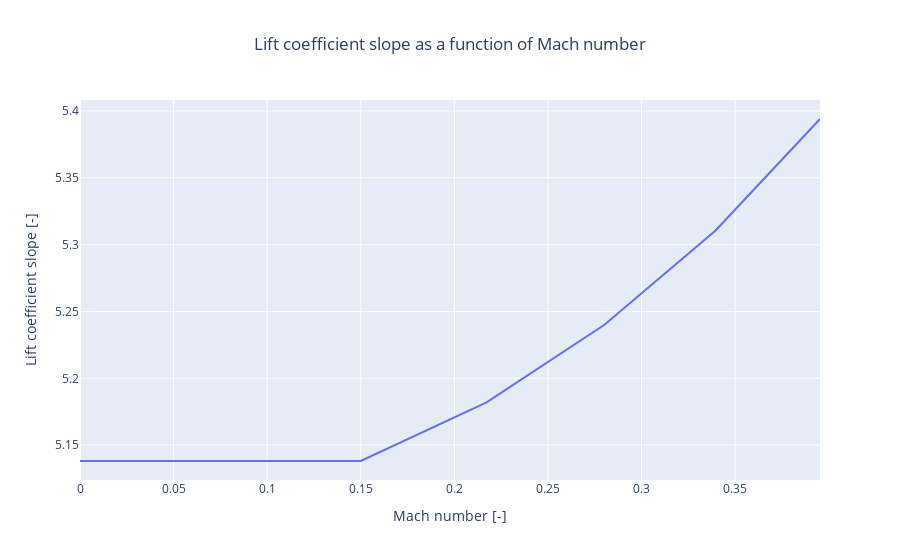

Notebook code for this chart:
### Code cell
mach_vector = list(variables["data:aerodynamics:aircraft:mach_interpolation:mach_vector"].value)
Cl_alpha_vector = list(variables["data:aerodynamics:aircraft:mach_interpolation:CL_alpha_vector"].value)

fig2 = go.Figure()

mach_interpolation = go.Scatter(x=mach_vector,  y=Cl_alpha_vector, mode="lines", name='Beechcraft 76')
fig2.add_trace(mach_interpolation)
fig2.update_layout(
        title_text="Lift coefficient slope as a function of Mach number",
        title_x=0.5,
        xaxis_title="Mach number [-]",
        yaxis_title="Lift coefficient slope [-]",
    )
fig2.show()

### Figure 1 — Plotly figure (JSON) as saved in the notebook; plotly's stock layout.template omitted (floating-point values rounded to 4 significant figures)
{"data": [{"mode": "lines", "name": "Beechcraft 76", "type": "scatter", "x": [0, 0.15, 0.2172, 0.2802, 0.3394, 0.3953], "y": [5.138, 5.138, 5.182, 5.24, 5.31, 5.394]}], "layout": {"title": {"text": "Lift coefficient slope as a function of Mach number", "x": 0.5}, "xaxis": {"title": {"text": "Mach number [-]"}}, "yaxis": {"title": {"text": "Lift coefficient slope [-]"}}}}
